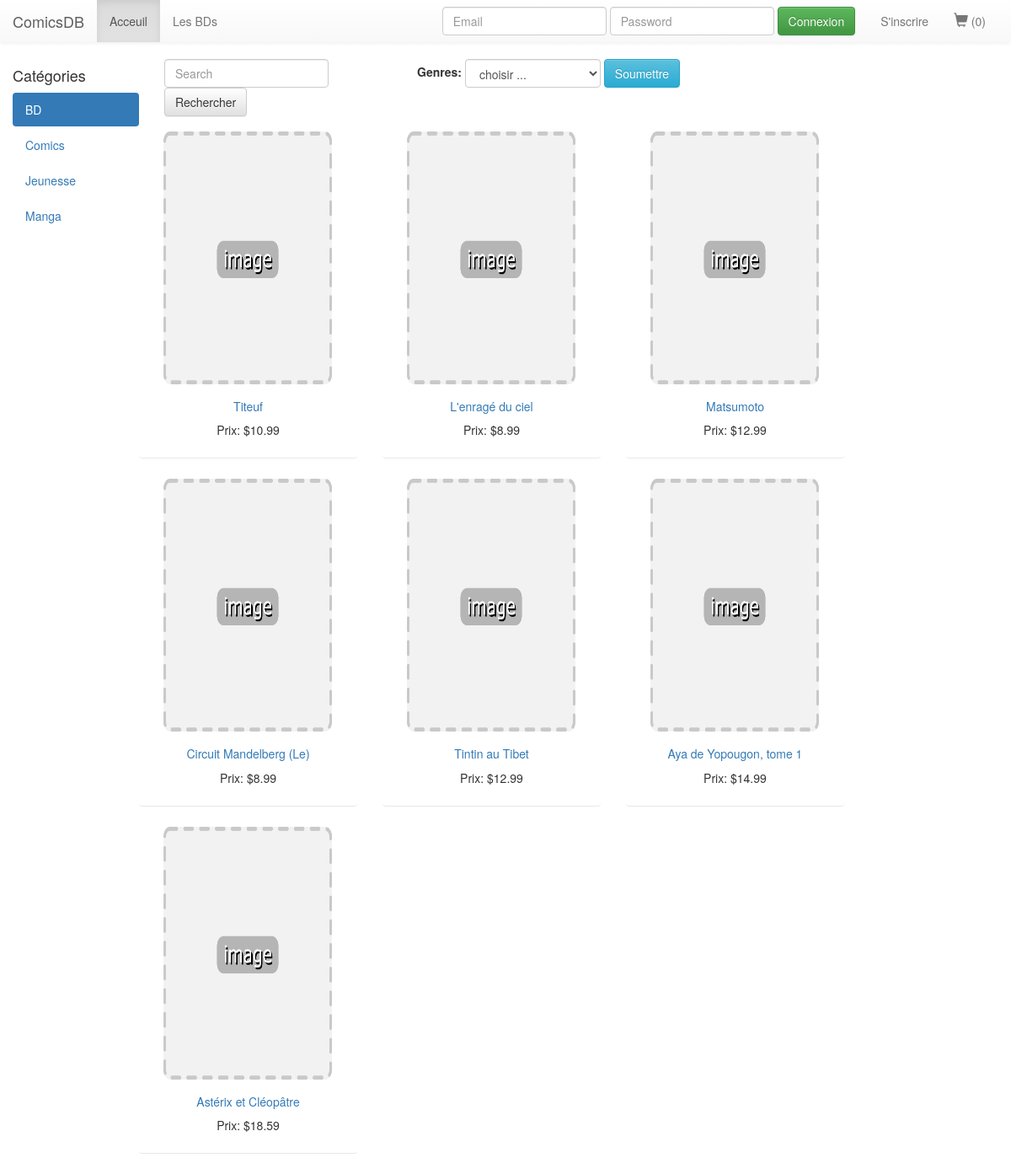
The app's page /index.php?category_id=1 with its own data.
### tables this page shows
CREATE TABLE IF NOT EXISTS `categories` (
  `category_id` tinyint(3) unsigned NOT NULL AUTO_INCREMENT,
  `name` varchar(20) NOT NULL,
  PRIMARY KEY (`category_id`),
  KEY `name` (`name`)
);

CREATE TABLE IF NOT EXISTS `comics` (
  `comic_id` mediumint(8) unsigned NOT NULL AUTO_INCREMENT,
  `publisher_id` mediumint(8) unsigned NOT NULL,
  `author_id` mediumint(9) unsigned NOT NULL,
  `category_id` tinyint(3) unsigned NOT NULL,
  `title` varchar(45) NOT NULL,
  `description` varchar(255) NOT NULL,
  `isbn` varchar(25) NOT NULL,
  `rating` float(10,2) NOT NULL,
  `price` decimal(10,2) NOT NULL,
  `cover_img_path` varchar(60) DEFAULT NULL,
  `preview_img_path` varchar(60) DEFAULT NULL,
  `publishing_date` datetime NOT NULL,
  PRIMARY KEY (`comic_id`),
  KEY `title` (`title`),
  KEY `price` (`price`),
  KEY `rating` (`rating`),
  KEY `publisher_id` (`publisher_id`),
  KEY `category_id` (`category_id`),
  KEY `author_id` (`author_id`)
);

### data/_categories.php (called while the page is built, shortened)
<?php
require_once '_dbConnect.php';
function get_categories($category_id = false)
{
    global $mysqli;
    $result = false;
    $table_categories = TB_CATEGORIES;
    $queryString = "SELECT * FROM $table_categories";
    $queryResult = $mysqli->query($queryString);
    if ($queryResult && ($queryResult->num_rows > 0)) {
        $result = array();
        while ($row = $queryResult->fetch_assoc()) {
            $result[] = $row;
        }
    }
    return $result;
}

### data/_comics.php (called while the page is built, shortened)
<?php
require_once '_dbConnect.php';
function get_comics($category_id = false)
{
    global $mysqli;
    $result = false;
    $table_comics = TB_COMICS;
    $queryString = "SELECT * FROM $table_comics";
    if (false !== $category_id) {
        $queryString .= " WHERE category_id = $category_id";
    }
    $queryResult = $mysqli->query($queryString);
    if ($queryResult && ($queryResult->num_rows > 0)) {
        $result = array();
        while ($row = $queryResult->fetch_assoc()) {
            $result[] = $row;
        }
    }
    return $result;
}

### index.php (the view, shortened to what this page needs)
<?php
require_once 'data/_categories.php';
require_once 'data/_comics.php';
$categories = get_categories();
$active = '';
if (array_key_exists(P_CAT_ID, $_GET)) {
    $comics = get_comics($_GET[P_CAT_ID]);
} elseif (array_key_exists(P_GENRES, $_GET)) {
    $comics = get_comics($_GET[P_GENRES]);
} else {
    $comics = get_comics();
}
?>
<!DOCTYPE html>
<html lang="en">
<head>
    <link rel="stylesheet" href="https://maxcdn.bootstrapcdn.com/bootstrap/3.3.5/css/bootstrap.min.css">
    <link rel="stylesheet" href="https://maxcdn.bootstrapcdn.com/bootstrap/3.3.5/css/bootstrap-theme.min.css">
    <link rel="stylesheet" href="style/main.css" />
</head>
<body>
<?php require_once('views/_view_header.php') ?>
<div id="cat_nav" class="col-md-1">
    <h4>Catégories</h4>
    <ul class="nav nav-pills nav-stacked">
        <?php
        foreach ($categories as $category) {
            if (array_key_exists(P_CAT_ID, $_GET)) {
                if ($_GET[P_CAT_ID] == $category[P_CAT_ID]) {
                    $active = 'active';
                }
            }
            echo '<li class="', $active, '"><a href="index.php?', P_CAT_ID, '=', $category[P_CAT_ID], '">', $category['name'], '</a></li>';
            $active = '';
        }
        ?>
    </ul>
</div>
<?php require_once('views/_view_filter.php'); ?>
<div id="comics_list" class="row">
<?php if ($comics) { ?>
<div id="comics_list" class="row">
    <?php foreach ($comics as $comic) { ?>
        <div class="col-sm-6 col-md-4">
            <div class="thumbnail">
                <a href="comic_detail.php?<?php echo ITEM_ID.'='.$comic[ITEM_ID] ?>">
                    <img src="<?php echo $comic[ITEM_COVER] ?>" alt="<?php echo $comic[ITEM_TITLE] ?>" onerror="this.src='images/couv/place_holder.png'" />
                </a>
                <div class="caption">
                    <h5><a href="comic_detail.php?<?php echo ITEM_ID.'='.$comic[ITEM_ID] ?>">
                        <?php echo $comic[ITEM_TITLE] ?></a>
                    </h5>
                    <p>Prix: <?php echo '$', $comic[ITEM_PRICE] ?></p>
                </div>
            </div>
        </div>
    <?php } } else { echo '<p>Aucun résultat.</p>'; } ?>
</div>
</body>
</html>

### style/main.css (style rules this page uses)
body { margin: 0; padding: 0; }
.thumbnail a img { width: 200px; height: 300px; }
#cat_nav, #comics_list { display: inline-block; }
#cat_nav { width: 15%; }
#comics_list { width: 85%; margin-top: 7px; }
div.col-sm-6.col-md-4 { text-align: center; }
div.thumbnail { border: none; box-shadow: 0 0 0 0 ; border-bottom: 1px solid rgb(232, 232, 232); }

### records on screen
categories: name "BD"
categories: name "Comics"
categories: name "Jeunesse"
categories: name "Manga"
comics: cover_img_path (picture), title "Titeuf", price "10.99"
comics: cover_img_path (picture), title "L'enragé du ciel", price "8.99"
comics: cover_img_path (picture), title "Matsumoto", price "12.99"
comics: cover_img_path (picture), title "Circuit Mandelberg (Le)", price "8.99"
comics: title "Tintin au Tibet", price "12.99"
comics: title "Aya de Yopougon, tome 1", price "14.99"
comics: title "Astérix et Cléopâtre", price "18.59"

### other values on screen
SITE_NAME "ComicsDB"
$_SESSION[SESS_CART_TOTAL] "0"
